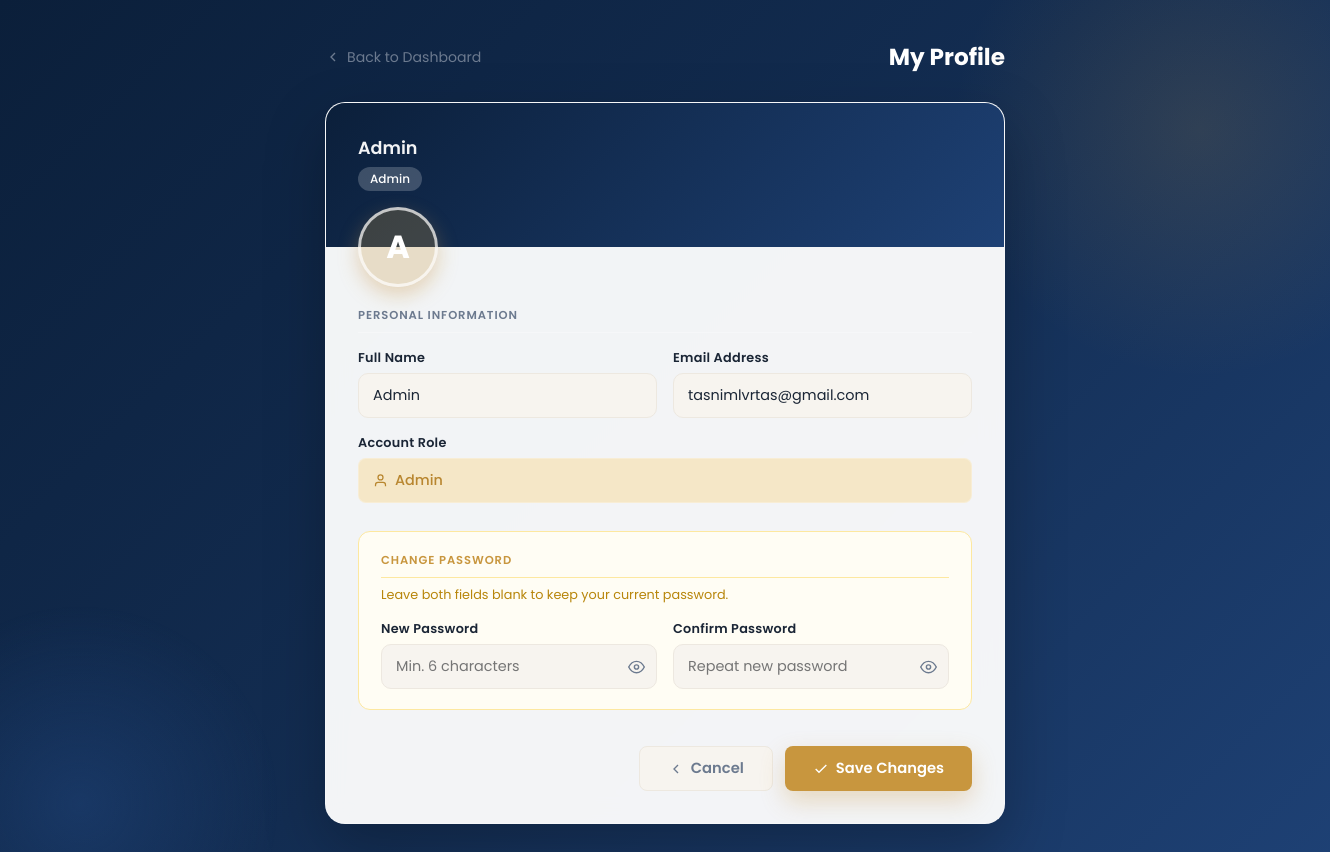
The page /view_profile.php (signed in) on the database its author committed.
### tables this page shows
CREATE TABLE `users` (
  `id` int(10) UNSIGNED NOT NULL,
  `name` varchar(300) NOT NULL,
  `email` varchar(300) NOT NULL,
  `password` varchar(300) NOT NULL,
  `role` enum('customer','vendor_staff','admin') NOT NULL,
  `created_at` timestamp NOT NULL DEFAULT current_timestamp(),
  `restaurant_id` int(11) DEFAULT NULL,
  `created_by` int(11) DEFAULT NULL
);

### view_profile.php (the view, shortened to what this page needs)
<?php
require_once 'config.php';
$email  = $_SESSION['email'];
$result = $conn->query("SELECT id, name, email, role FROM users WHERE email = '$email'");
$user = $result->fetch_assoc();
$roleLabel = ucfirst(str_replace('_', ' ', $user['role']));
$backLink  = $user['role'] === 'admin' ? 'admin_page.php' : ($user['role'] === 'vendor_staff' ? 'vendor_staff_page.php' : 'recommendation.php');
$initials  = strtoupper(substr($user['name'], 0, 1));
?>
<!DOCTYPE html>
<html lang="en">
<head>
</head>
<body>
<div class="page-header">
  <a href="<?= $backLink ?>">
    <svg viewBox="0 0 24 24" fill="none" stroke="currentColor" stroke-width="2"><polyline points="15 18 9 12 15 6"/></svg>
    Back to Dashboard
  </a>
  <span class="page-title">My Profile</span>
</div>
<div class="card">
  <div class="banner">
    <div class="banner-name"><?= htmlspecialchars($user['name']) ?></div>
    <div class="banner-role"><?= $roleLabel ?></div>
    <div class="avatar"><?= $initials ?></div>
  </div>
  <div class="form-body">
    <form method="POST" action="">
      <p class="section-title">Personal Information</p>
      <div class="form-grid">
        <div class="form-group">
          <label for="name">Full Name</label>
          <input type="text" id="name" name="name" value="<?= htmlspecialchars($user['name']) ?>" required/>
        </div>
        <div class="form-group">
          <label for="email">Email Address</label>
          <input type="email" id="email" name="email" value="<?= htmlspecialchars($user['email']) ?>" required/>
        </div>
        <div class="form-group full">
          <label>Account Role</label>
          <div class="role-badge">
            <svg viewBox="0 0 24 24" fill="none" stroke="currentColor" stroke-width="2"><path d="M20 21v-2a4 4 0 0 0-4-4H8a4 4 0 0 0-4 4v2"/><circle cx="12" cy="7" r="4"/></svg>
            <?= $roleLabel ?>
          </div>
        </div>
      </div>
      <div class="pw-section">
        <p class="section-title">Change Password</p>
        <p class="pw-hint">Leave both fields blank to keep your current password.</p>
        <div class="pw-grid">
          <div class="form-group">
            <label for="password">New Password</label>
            <div class="input-wrap">
              <input type="password" id="password" name="password" placeholder="Min. 6 characters"/>
              <button type="button" class="toggle-pw" onclick="togglePw('password',this)">
                <svg viewBox="0 0 24 24" fill="none" stroke="currentColor" stroke-width="2"><path d="M1 12S5 4 12 4s11 8 11 8-4 8-11 8S1 12 1 12z"/><circle cx="12" cy="12" r="3"/></svg>
              </button>
            </div>
          </div>
          <div class="form-group">
            <label for="confirm_password">Confirm Password</label>
            <div class="input-wrap">
              <input type="password" id="confirm_password" name="confirm_password" placeholder="Repeat new password"/>
              <button type="button" class="toggle-pw" onclick="togglePw('confirm_password',this)">
                <svg viewBox="0 0 24 24" fill="none" stroke="currentColor" stroke-width="2"><path d="M1 12S5 4 12 4s11 8 11 8-4 8-11 8S1 12 1 12z"/><circle cx="12" cy="12" r="3"/></svg>
              </button>
            </div>
          </div>
        </div>
      </div>
      <div class="btn-row">
        <a href="<?= $backLink ?>" class="btn btn-back">
          <svg viewBox="0 0 24 24" fill="none" stroke="currentColor" stroke-width="2"><polyline points="15 18 9 12 15 6"/></svg>
          Cancel
        </a>
        <button type="submit" class="btn btn-save">
          <svg viewBox="0 0 24 24" fill="none" stroke="currentColor" stroke-width="2"><polyline points="20 6 9 17 4 12"/></svg>
          Save Changes
        </button>
      </div>
    </form>
  </div>
</div>
</body>
</html>

### rows shown on the page
users: name "Admin", role "Admin", name "A", email "tasnimlvrtas@gmail.com"
